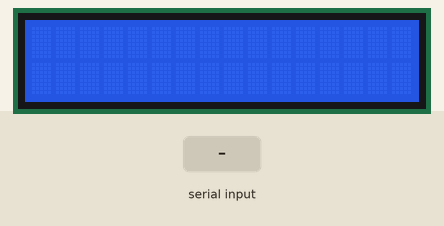
This sketch was run on a simulated ESP32. Parts: 16×2 character LCD. The inputs (shaded band) are chosen by the test bench. Nothing arrives over Bluetooth unless stated.

Above: at 1.2 s.
1.3 s: "1" received over the second serial link
At 3.0 s:
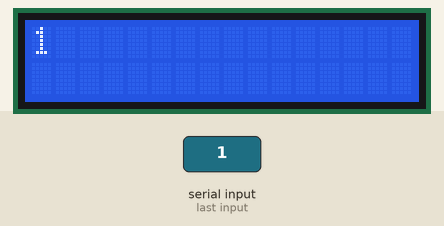
3.8 s: "0" received over the second serial link
At 6.0 s:
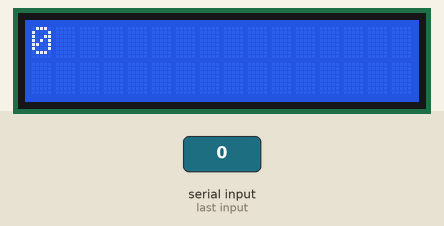
6.3 s: "2" received over the second serial link
At 8.0 s:
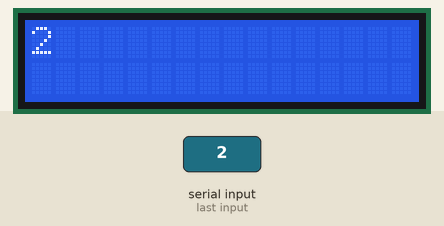
Timing chart, 0 to 9.5 s (numbered marks = the images above; inputs shaded):
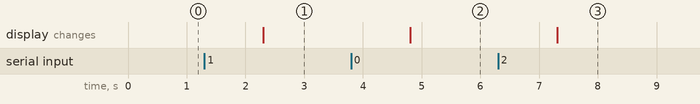

The sketch:

lcdbluetooth.ino
```cpp
#include <LiquidCrystal.h>
#include "BluetoothSerial.h"
const int rs = 15, en = 18, d4 = 19, d5 = 21, d6 = 22, d7 = 23;
LiquidCrystal lcd(rs, en, d4, d5, d6, d7);
BluetoothSerial BT;
String w;
void setup() {
  lcd.begin(16, 2);
  BT.begin("LCD");
}

void loop() {
  lcd.setCursor(0, 1);
  if(BT.available()){
    w=BT.readString();
    lcd.clear();
    lcd.setCursor(0,0);
    lcd.print(w);
  }
}
```

Measured:
- after the input at 1.3 s, the display: changes after 1.0 s (image 1)
- after the input at 3.8 s, the display: changes after 1.0 s (image 2)
- after the input at 6.3 s, the display: changes after 1.0 s (image 3)
